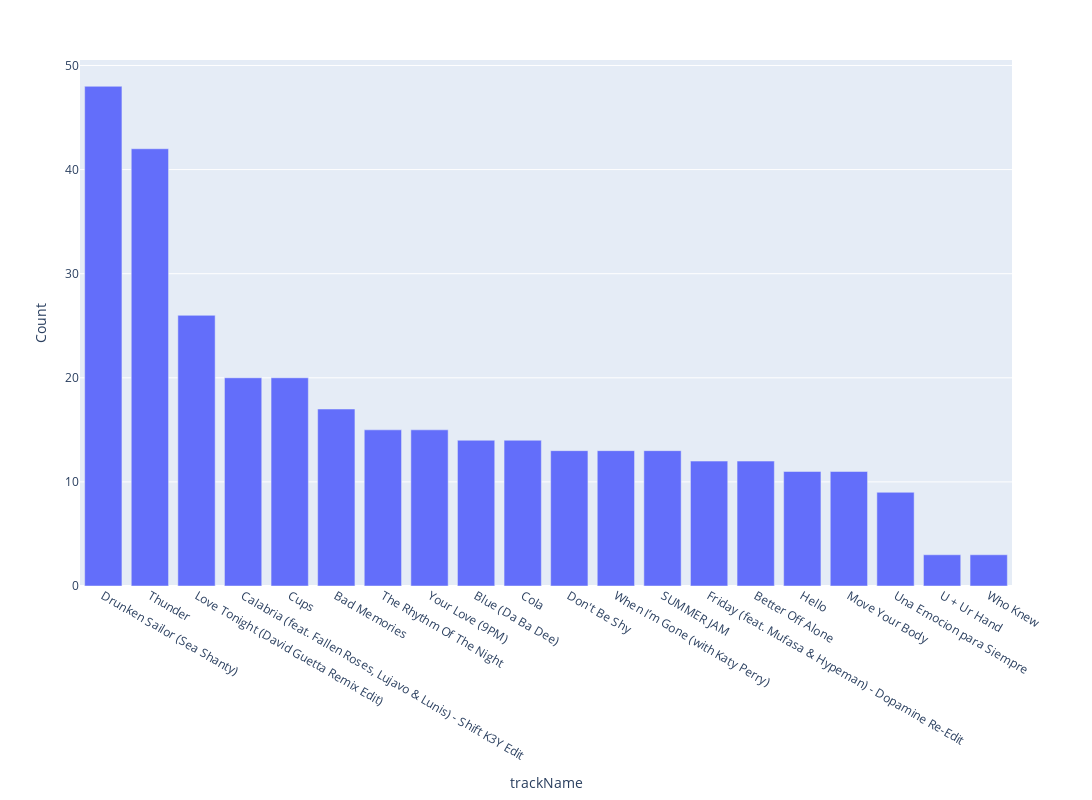

The notebook cell saved with this chart:
### Code cell
import plotly.express as px
#redo all graphs in plotly to add to dash
pFrequentTrack = px.bar(top_20_track, x="trackName", y="Count", width=1200, height=800)
pFrequentTrack.update_layout(xaxis={'categoryorder':'total descending'})

pFrequentTrack

### Figure 1 — Plotly figure (JSON) as saved in the notebook; plotly's stock layout.template omitted (floating-point values rounded to 4 significant figures)
{"data": [{"alignmentgroup": "True", "hovertemplate": "trackName=%{x}<br>Count=%{y}<extra></extra>", "legendgroup": "", "marker": {"color": "#636efa", "pattern": {"shape": ""}}, "name": "", "offsetgroup": "", "orientation": "v", "showlegend": false, "textposition": "auto", "type": "bar", "x": ["Drunken Sailor (Sea Shanty)", "Thunder", "Love Tonight (David Guetta Remix Edit)", "Calabria (feat. Fallen Roses, Lujavo & Lunis) - Shift K3Y Edit", "Cups", "Bad Memories", "The Rhythm Of The Night", "Your Love (9PM)", "Blue (Da Ba Dee)", "Cola", "Don't Be Shy", "When I’m Gone (with Katy Perry)", "SUMMER JAM", "Friday (feat. Mufasa & Hypeman) - Dopamine Re-Edit", "Better Off Alone", "Hello", "Move Your Body", "Una Emocion para Siempre", "U + Ur Hand", "Who Knew"], "xaxis": "x", "y": [48, 42, 26, 20, 20, 17, 15, 15, 14, 14, 13, 13, 13, 12, 12, 11, 11, 9, 3, 3], "yaxis": "y"}], "layout": {"barmode": "relative", "height": 800, "legend": {"tracegroupgap": 0}, "margin": {"t": 60}, "width": 1200, "xaxis": {"anchor": "y", "categoryorder": "total descending", "domain": [0, 1], "title": {"text": "trackName"}}, "yaxis": {"anchor": "x", "domain": [0, 1], "title": {"text": "Count"}}}}
